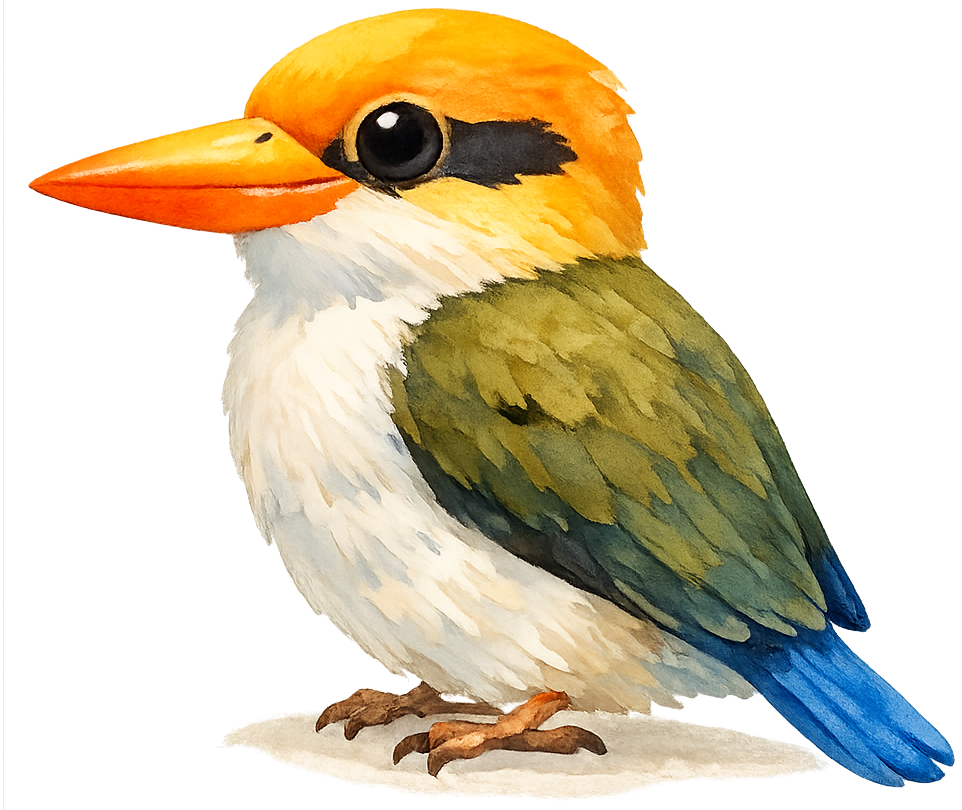
#> input picture src/assets/kingfishers/yellow-billed-kingfisher.png, 962 x 810 px
$ python -i cutout_kingfisher.py   (imports and definitions only)
#> lines starting #> are read from the running program, lines starting #| are printed output that depends on the picture
#!/usr/bin/env python3
"""Remove background from a kingfisher PNG and tight-crop to the bird.

Usage:
  python3 scripts/cutout_kingfisher.py src/assets/kingfishers/yellow-billed-kingfisher.png
  python3 scripts/cutout_kingfisher.py src/assets/kingfishers/*.png
  python3 scripts/cutout_kingfisher.py src/assets/kingfishers/ --inplace
  python3 scripts/cutout_kingfisher.py src/assets/kingfishers/azure-kingfisher2.png --crop-only

First time (full cutout path):
  pip3 install rembg pillow onnxruntime

--crop-only only needs pillow (skips rembg when the PNG is already transparent).
"""

from __future__ import annotations

import argparse
import io
import sys
from pathlib import Path

from PIL import Image


def content_bbox(
    alpha: Image.Image, *, alpha_threshold: int, min_opaque: int
) -> tuple[int, int, int, int] | None:
    """Bounding box of real content, ignoring thin alpha fringe strips.

    Generator leftovers sometimes leave a 1–2px semi-transparent streak along an
    edge that would otherwise stretch the crop to the canvas border.
    """
    w, h = alpha.size
    px = alpha.load()

    def row_count(y: int) -> int:
        return sum(1 for x in range(w) if px[x, y] >= alpha_threshold)

    def col_count(x: int) -> int:
        return sum(1 for y in range(h) if px[x, y] >= alpha_threshold)

    rows = [y for y in range(h) if row_count(y) >= min_opaque]
    cols = [x for x in range(w) if col_count(x) >= min_opaque]
    if not rows or not cols:
        # Fall back to any-pixel bbox if occupancy filter removes everything
        mask = alpha.point(lambda p: 255 if p >= alpha_threshold else 0)
        return mask.getbbox()
    return cols[0], rows[0], cols[-1] + 1, rows[-1] + 1


def tight_crop(
    img: Image.Image,
    padding: int = 8,
    *,
    alpha_threshold: int = 8,
    min_opaque: int = 8,
) -> Image.Image:
    """Crop to opaque content. Ignores faint alpha noise and thin fringe strips."""
    if img.mode != "RGBA":
        img = img.convert("RGBA")
    alpha = img.getchannel("A")
    bbox = content_bbox(
        alpha, alpha_threshold=alpha_threshold, min_opaque=min_opaque
    )
    if bbox is None:
        return img
    left, top, right, bottom = bbox
    left = max(0, left - padding)
    top = max(0, top - padding)
    right = min(img.width, right + padding)
    bottom = min(img.height, bottom + padding)
    cropped = img.crop((left, top, right, bottom))
    # Zero out residual fringe so later crops stay tight
    if alpha_threshold > 1:
        r, g, b, a = cropped.split()
        a = a.point(lambda p: p if p >= alpha_threshold else 0)
        cropped = Image.merge("RGBA", (r, g, b, a))
    return cropped


# [97 lines left out: functions process, collect_paths, main, not called in this run]


# [2 lines not run here, left out]

>>> from PIL import Image
>>> picture = Image.open('../src/assets/kingfishers/yellow-billed-kingfisher.png')
#> picture is the input picture: PIL image 962x810 RGBA; mean R, G, B, A 139.7, 119, 78.3, 125.2
>>> result = tight_crop(picture)
#> in tight_crop, `alpha = img.getchannel("A")`:
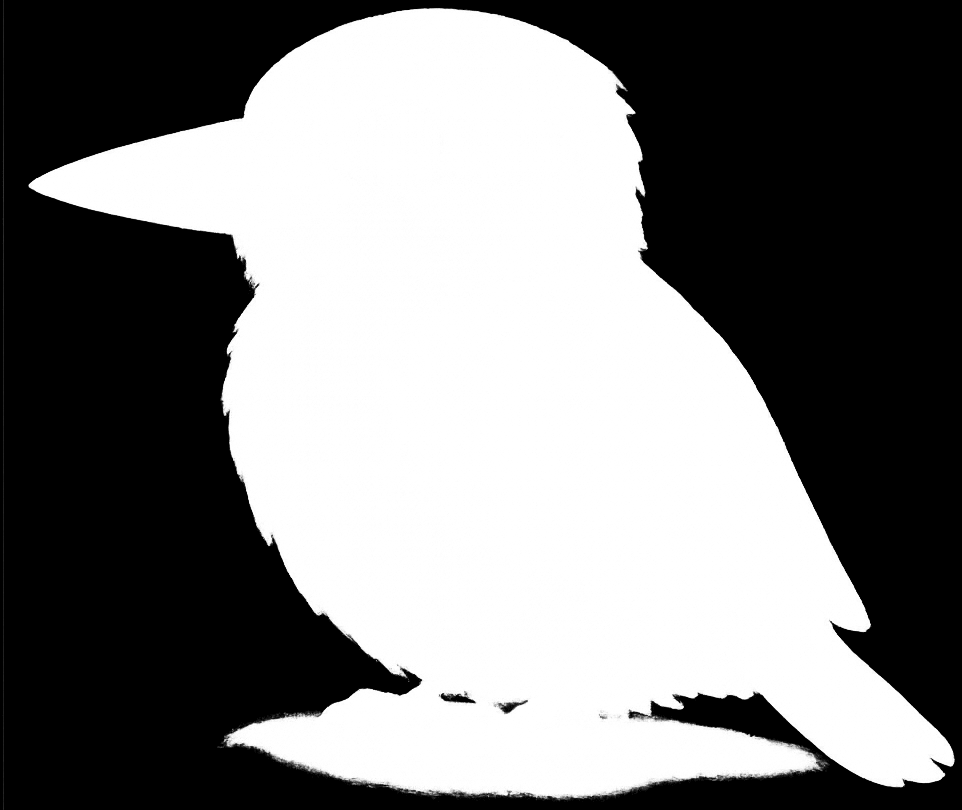
#> alpha: PIL image 962x810 L; min 0, max 255, mean 125.2
#> in content_bbox, `rows = [y for y in range(h) if row_count(y) >= min_opaque]`: rows = 794 values from 8 to 801
#> in content_bbox, `cols = [x for x in range(w) if col_count(x) >= min_opaque]`: cols = 925 values from 2 to 953
#> in tight_crop, `bbox = content_bbox( alpha, alpha_threshold=alpha_threshold, min_opaqu..`: bbox = (2, 8, 954, 802)
#> in tight_crop, `left, top, right, bottom = bbox`: left = 2; top = 8; right = 954; bottom = 802
#> in tight_crop, `left = max(0, left - padding)`: left = 0
#> in tight_crop, `right = min(img.width, right + padding)`: right = 962
#> in tight_crop, `bottom = min(img.height, bottom + padding)`: bottom = 810
#> in tight_crop, `r, g, b, a = cropped.split()`:
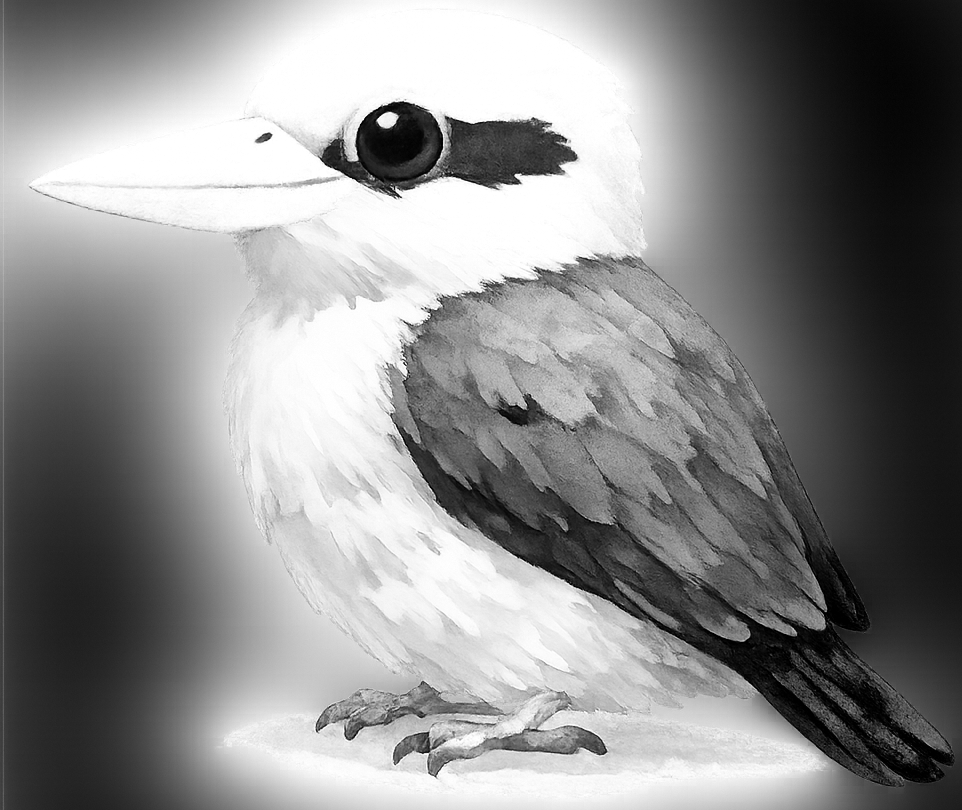
#> r: PIL image 962x810 L; min 0, max 255, mean 139.7
#> in tight_crop, `r, g, b, a = cropped.split()`:
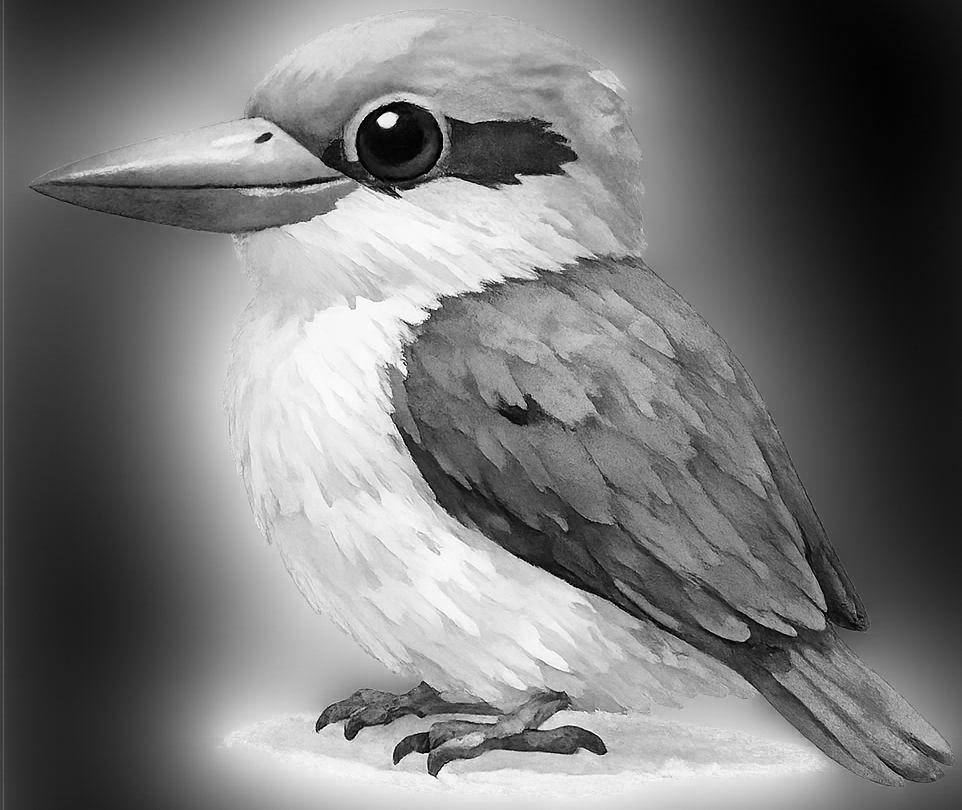
#> g: PIL image 962x810 L; min 0, max 255, mean 119
#> in tight_crop, `r, g, b, a = cropped.split()`:
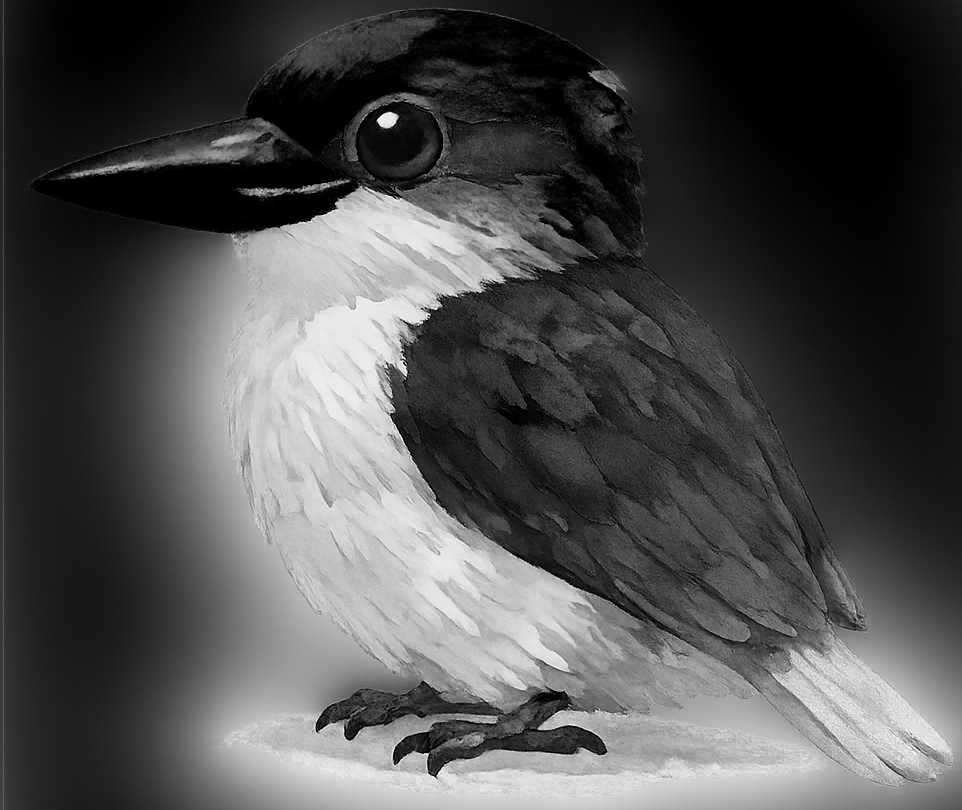
#> b: PIL image 962x810 L; min 0, max 255, mean 78.3

$ run again, on src/assets/kingfishers/azure-kingfisher.png
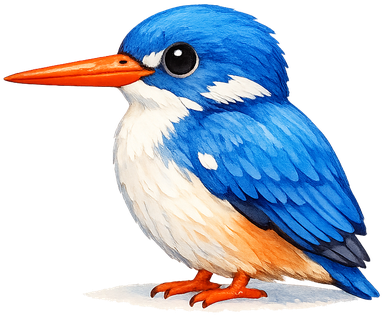
#> input picture src/assets/kingfishers/azure-kingfisher.png, 384 x 316 px
#> picture is the input picture: PIL image 384x316 RGBA; mean R, G, B, A 65.1, 76, 91.1, 126.9
#> in tight_crop, `alpha = img.getchannel("A")`:
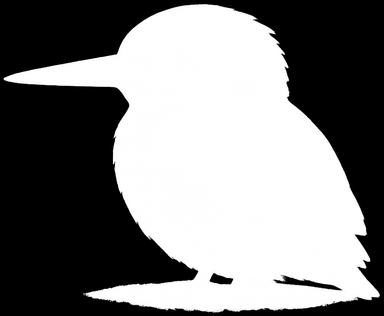
#> alpha: PIL image 384x316 L; min 0, max 255, mean 126.9
#> rows = 309 values from 4 to 312
#> cols = 368 values from 10 to 377
#> bbox = (10, 4, 378, 313)
#> in tight_crop, `left, top, right, bottom = bbox`: left = 10; top = 4; right = 378; bottom = 313
#> in tight_crop, `left = max(0, left - padding)`: left = 2
#> in tight_crop, `top = max(0, top - padding)`: top = 0
#> in tight_crop, `right = min(img.width, right + padding)`: right = 384
#> in tight_crop, `bottom = min(img.height, bottom + padding)`: bottom = 316
#> in tight_crop, `r, g, b, a = cropped.split()`:
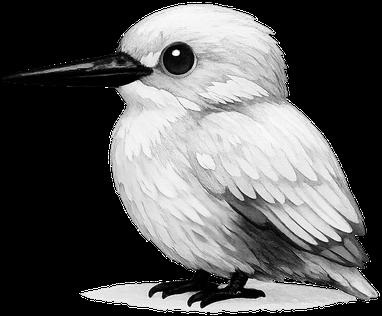
#> b: PIL image 382x316 L; min 0, max 255, mean 91.6

$ run again, on src/assets/kingfishers/banded-kingfisher.png
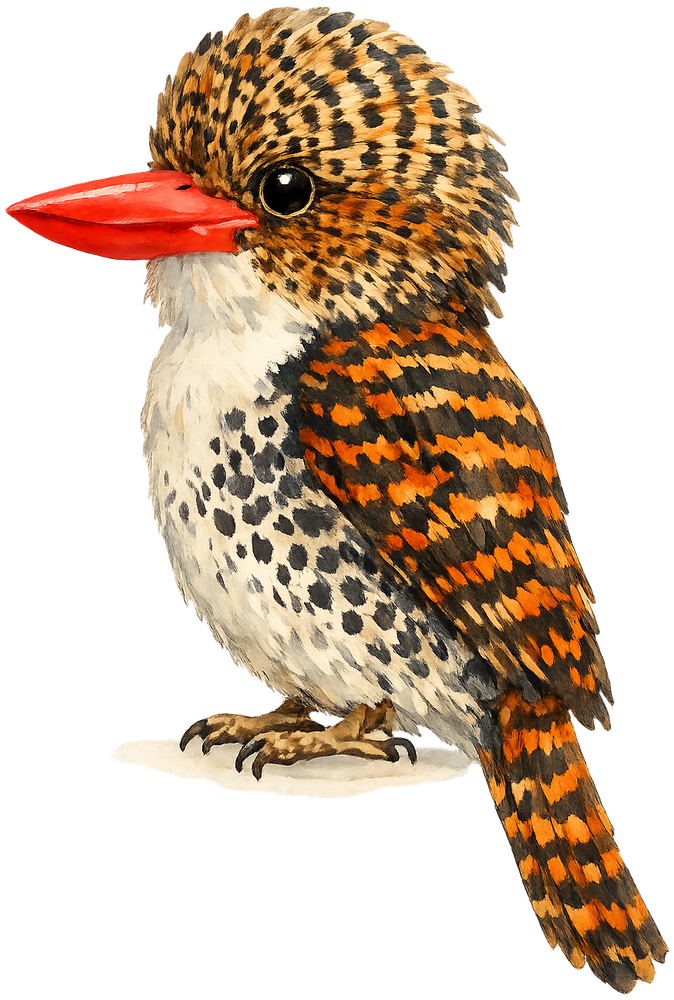
#> input picture src/assets/kingfishers/banded-kingfisher.png, 674 x 1000 px, shrunk from 867 x 1286 before the run
#> picture is the input picture: PIL image 674x1000 RGBA; mean R, G, B, A 74.6, 54.7, 36.5, 116.3
#> in tight_crop, `alpha = img.getchannel("A")`:
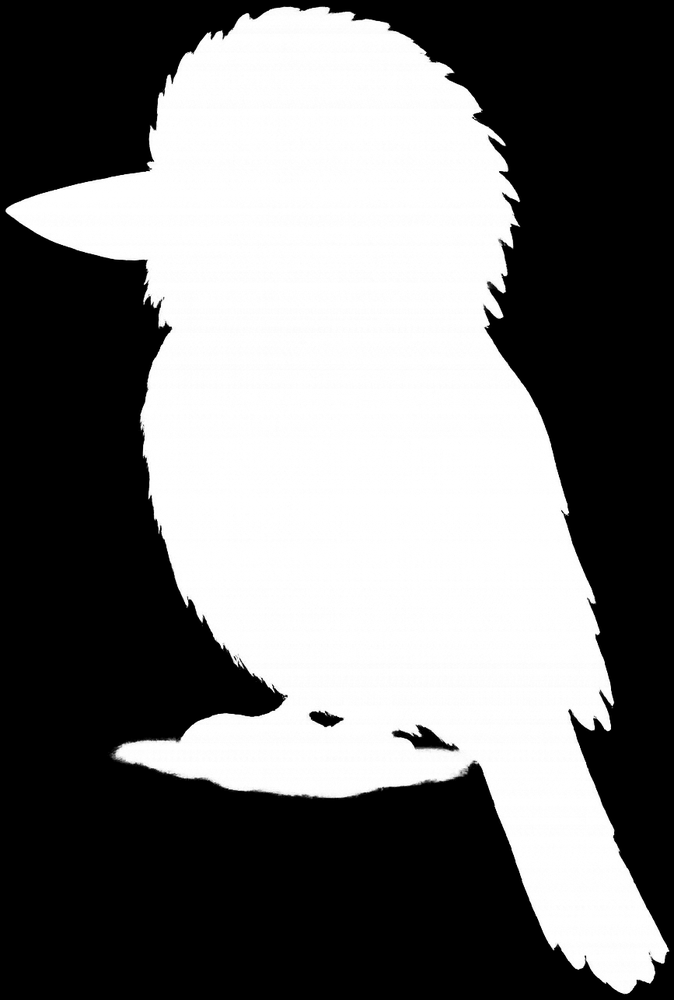
#> alpha: PIL image 674x1000 L; min 0, max 255, mean 116.3
#> rows = 988 values from 6 to 993
#> cols = 659 values from 8 to 666
#> bbox = (8, 6, 667, 994)
#> in tight_crop, `left, top, right, bottom = bbox`: left = 8; top = 6; right = 667; bottom = 994
#> in tight_crop, `left = max(0, left - padding)`: left = 0
#> in tight_crop, `right = min(img.width, right + padding)`: right = 674
#> in tight_crop, `bottom = min(img.height, bottom + padding)`: bottom = 1000
#> in tight_crop, `r, g, b, a = cropped.split()`:
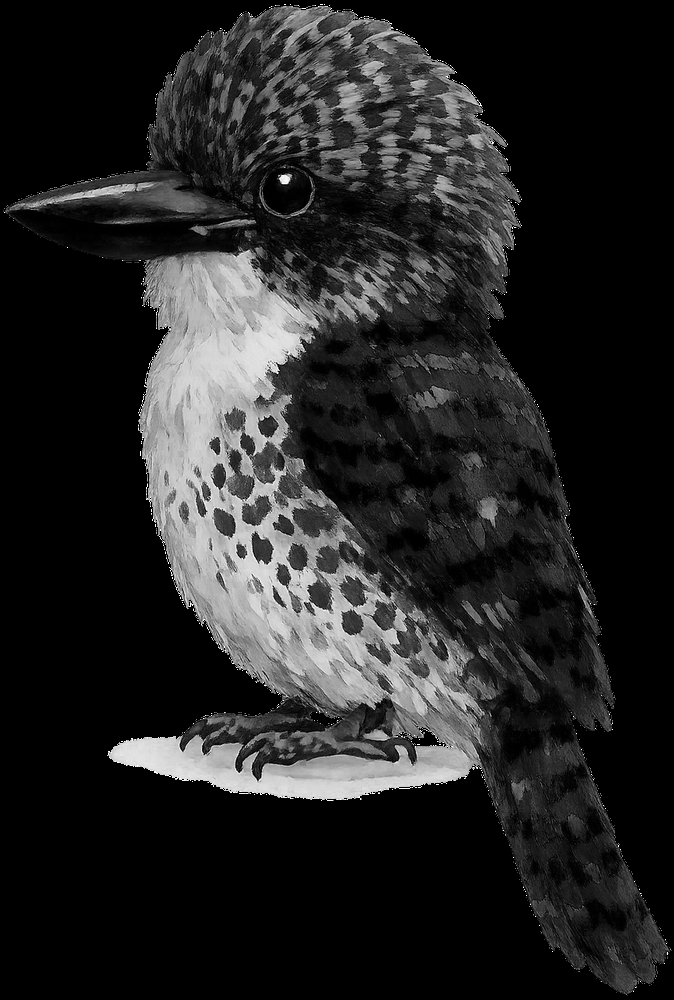
#> b: PIL image 674x1000 L; min 0, max 255, mean 36.5
